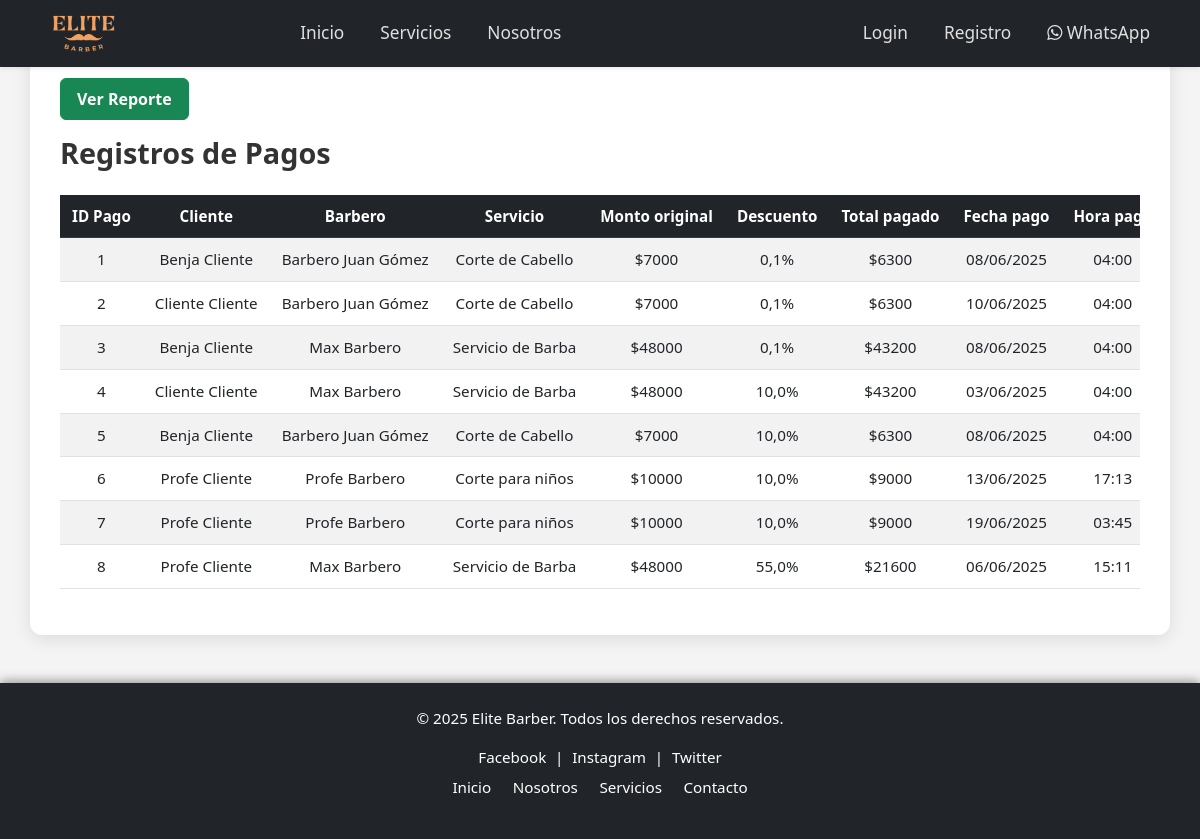
/ver-pagos/, run on an earlier commit of the app's database.
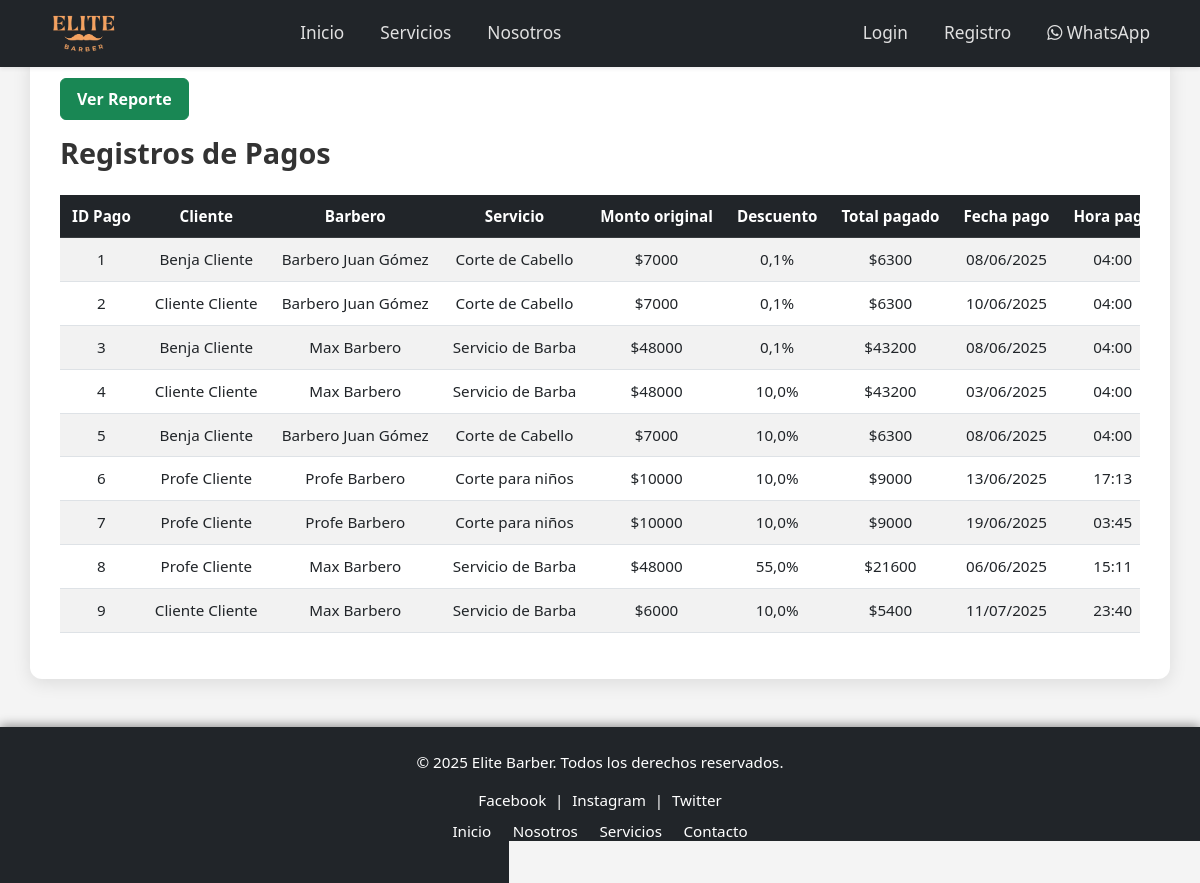
And on a later commit of the database.
### gestion3/models.py (models this page shows, shortened)
class RegistroPago(models.Model):
    id_registro_pago = models.AutoField(primary_key=True)
    id_cita = models.ForeignKey(Cita, on_delete=models.CASCADE)
    id_forma_pago = models.ForeignKey(FormaPago, on_delete=models.CASCADE)
    monto_original = models.FloatField()
    total_pagado = models.FloatField()
    id_descuento = models.ForeignKey(Descuento, on_delete=models.SET_NULL, blank=True, null=True)
    fecha_pago = models.DateTimeField()

class Cita(models.Model):
    id_cita = models.AutoField(primary_key=True)
    id_cliente = models.ForeignKey(Usuario, on_delete=models.CASCADE, related_name='citas_cliente')
    id_servicio = models.ForeignKey(Servicio, on_delete=models.CASCADE)
    id_estado_cita = models.ForeignKey(EstadoCita, on_delete=models.CASCADE)
    fecha_cita = models.DateField()
    hora_cita = models.TimeField()

class Usuario(models.Model):
    id_usuario = models.AutoField(primary_key=True)
    id_tipo_usuario = models.ForeignKey(TipoUsuario, on_delete=models.CASCADE)
    nombre = models.CharField(max_length=100)
    apellido = models.CharField(max_length=100)
    telefono = models.CharField(max_length=20, null=True, blank=True)
    correo = models.EmailField(null=True, blank=True)
    contraseña_hash = models.CharField(max_length=255)
    descripcion_usuario = models.TextField(null=True, blank=True)
    imagen = models.ImageField(upload_to='usuarios/', null=True, blank=True)
    id_estado_usuario = models.ForeignKey(EstadoUsuario, on_delete=models.CASCADE)

class Servicio(models.Model):
    id_servicio = models.AutoField(primary_key=True)
    id_usuario = models.ForeignKey(Usuario, on_delete=models.CASCADE)
    id_subservicio = models.ForeignKey(SubServicio, on_delete=models.CASCADE)
    descripcion = models.TextField(null=True, blank=True)
    duracion_minutos = models.PositiveIntegerField()
    precio = models.FloatField()

class SubServicio(models.Model):
    id_subservicio = models.AutoField(primary_key=True)
    nombre_servicio = models.CharField(max_length=100)
    imagenes = models.ImageField(upload_to='subservicios/', null=True, blank=True)

class Descuento(models.Model):
    id_descuento = models.AutoField(primary_key=True)
    id_usuario = models.ForeignKey(Usuario, on_delete=models.CASCADE)
    descuento = models.FloatField()

### gestion3/views.py (the view)
# urls.py: path('ver-pagos/', views.ver_pagos, name='ver_pagos'),
def ver_pagos(request):
    pagos = RegistroPago.objects.select_related(
        'id_cita', 'id_forma_pago', 'id_descuento'
    ).all()
    return render(request, 'gestion3/ver_pagos.html', {'pagos': pagos})

### gestion3/context_processors.py (called while the page is built)
def tipo_usuario_context(request):
    tipo_usuario = None
    if request.session.get('usuario_id'):
        try:
            usuario = Usuario.objects.get(id_usuario=request.session['usuario_id'])
            tipo_usuario = usuario.id_tipo_usuario.tipo
        except Usuario.DoesNotExist:
            pass
    return {'tipo_usuario': tipo_usuario}

### gestion3/templates/gestion3/ver_pagos.html (shortened to what this page needs)
{% load static %}
<!DOCTYPE html>
<html lang="es">
<head>
  <link href="https://cdn.jsdelivr.net/npm/bootstrap@5.3.0/dist/css/bootstrap.min.css" rel="stylesheet" />
  <link rel="stylesheet" href="{% static 'gestion3/css/ver_pagos.css' %}">
</head>
<body>
{% include 'gestion3/nav.html' %}
<div class="container my-5 registro-container">
  <h2 class="mb-4">
    <div class="mb-3">
      <a href="{% url 'reporte' %}" class="btn btn-success">Ver Reporte</a>
    </div>
    Registros de Pagos
    </h2>
  <div class="table-responsive">
    <table class="table table-striped tabla-registros">
      <thead class="table-dark">
        <tr>
          <th>ID Pago</th>
          <th>Cliente</th>
          <th>Barbero</th>
          <th>Servicio</th>
          <th>Monto original</th>
          <th>Descuento</th>
          <th>Total pagado</th>
          <th>Fecha pago</th>
          <th>Hora pago</th>
        </tr>
      </thead>
      <tbody>
        {% for pago in pagos %}
          <tr>
            <td>{{ pago.pk }}</td>
            <td>{{ pago.id_cita.id_cliente.nombre }} {{ pago.id_cita.id_cliente.apellido }}</td>
            <td>{{ pago.id_cita.id_servicio.id_usuario.nombre }} {{ pago.id_cita.id_servicio.id_usuario.apellido }}</td>
            <td>{{ pago.id_cita.id_servicio.id_subservicio.nombre_servicio }}</td>
            <td>${{ pago.monto_original|floatformat:0 }}</td>
            <td>
              {% if pago.id_descuento and pago.id_descuento.descuento > 0 %}
                {{ pago.id_descuento.descuento|floatformat:1 }}%
              {% else %}
                Sin descuento
              {% endif %}
            </td>
            <td>${{ pago.total_pagado|floatformat:0 }}</td>
            <td>{{ pago.fecha_pago|date:"d/m/Y" }}</td>
            <td>{{ pago.fecha_pago|date:"H:i" }}</td>
          </tr>
        {% empty %}
          <tr>
            <td colspan="10" class="text-center">No hay pagos registrados.</td>
          </tr>
        {% endfor %}
      </tbody>
    </table>
  </div>
</div>
{% include 'gestion3/footer.html' %}
</body>
</html>

What changed in the data, as far as the page shows it:
added RegistroPago: pk "9", id_cita.id_cliente.nombre "Cliente", id_cita.id_cliente.apellido "Cliente", id_cita.id_servicio.id_usuario.nombre "Max", id_cita.id_servicio.id_usuario.apellido "Barbero", id_cita.id_servicio.id_subservicio.nombre_servicio "Servicio de Barba", monto_original "6000", id_descuento.descuento "10,0", total_pagado "5400", fecha_pago "11/07/2025", fecha_pago "23:40"
